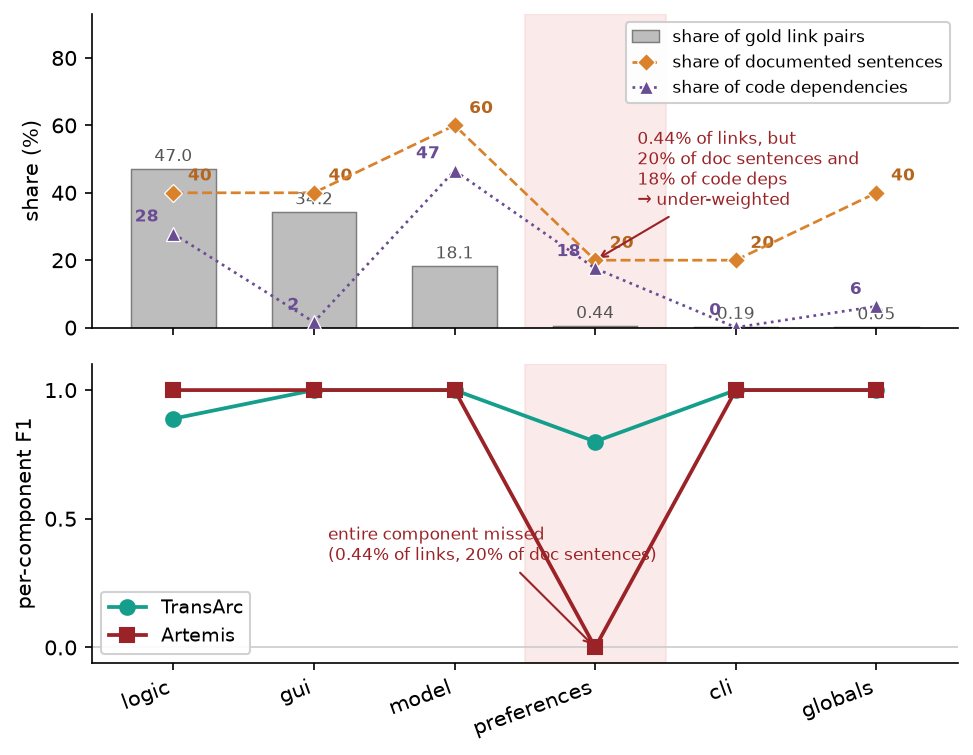

The script that saved this image:
#!/usr/bin/env python3
"""Reproducible generator for the JabRef motivation figure (\\autoref{fig:motivation}).

Two stacked panels over JabRef's gold components, ordered by link-pair share:

  TOP    The doc-link distribution that file-level \\fone implicitly weights ---
         each component's share of all gold sentence--file link pairs (grey bars).
         Overlaid are two size-independent importance axes: each component's share
         of the *documented sentences* (orange markers) and its share of the code's
         *cross-component dependencies* (purple markers; from jabref_depshare.csv).
         The gap is the point: the small components (preferences/cli/globals) own
         almost none of the link pairs, yet the architecture document describes each
         of them with a sizeable fraction of its sentences AND much of the code
         depends on them. The link-level metric under-weights them by orders of
         magnitude relative to both importance axes.

  BOTTOM Per-component F1 for two real, strong recovery tools (TransArc, Artemis).
         Artemis drops the small `preferences` component to 0 while its file-level
         \\fone still edges TransArc's, because preferences owns only 0.44% of the
         link pairs the link-level metric counts.

Every number is COMPUTED from the ARDoCo benchmark gold standard and the two
systems' recovered sad-code links -- nothing is hardcoded. The per-component F1
matches the component suite's scoring (set-overlap F1 over the mapped-only
sentence universe). Paths derive from the repo layout (siblings under
ardoco-home) and may be overridden:

    TRANSARC_BENCHMARK   benchmark/ root (.../tests-base/src/main/resources/benchmark)
    RECOVERED_LINKS      doc-code recovered-links store (default sota/recovered-links/doc-code;
                         transarc-jabref.csv + artemis-jabref-gpt-5.4.csv, schema sentence_id,target_id)

    python3 figures/jabref_motivation.py        # writes jabref_motivation{,_linear,_log}.{pdf,png}

Requires matplotlib (figure tooling only; not a dependency of the paper build).
"""
import csv
import json
import os
import tempfile
from collections import defaultdict
from pathlib import Path

os.environ.setdefault("MPLCONFIGDIR", tempfile.gettempdir() + "/mpl-jabref-motiv")
import matplotlib
matplotlib.use("Agg")
import matplotlib.pyplot as plt

# ── Repo layout ───────────────────────────────────────────────────────────────
HERE = Path(__file__).resolve().parent                 # …/alinker-paper/figures
ARDOCO_HOME = HERE.parents[1]                           # …/ardoco-home
BENCHMARK = Path(os.environ.get(
    "TRANSARC_BENCHMARK",
    ARDOCO_HOME / "ardoco/core/tests-base/src/main/resources/benchmark"))
# Recovered doc-code links for the two reference systems live in the unified sota store
# (sota/recovered-links/doc-code, schema: sentence_id,target_id). Earlier runs read them from
# transarc-emp/{results,results_artemis_gpt54}/...; that layout is gone, so default to the store.
RECOVERED = Path(os.environ.get("RECOVERED_LINKS", ARDOCO_HOME / "sota/recovered-links/doc-code"))
# Per-component code-dependency share (share of all cross-component afferent coupling).
# Provenanced static-analysis result — see jabref_depshare.csv header and the replication
# package transarc-emp/mini-depimport. Cannot be recomputed from the benchmark alone.
DEPSHARE_CSV = HERE / "jabref_depshare.csv"

PROJECT = "jabref"
GS_SAM_CODE = f"{PROJECT}/goldstandards/goldstandard_sam_2021-code_2023.csv"
GS_SAD_CODE = f"{PROJECT}/goldstandards/goldstandard_sad_2021-code_2023.csv"
ACM_FILE = f"{PROJECT}/model_2023/code/codeModel.acm"

# (label, recovered sad-code links csv) — order = plotting order in the legend
SYSTEMS = [
    ("TransArc", RECOVERED / "transarc-jabref.csv"),
    ("Artemis", RECOVERED / "artemis-jabref-gpt-5.4.csv"),
]
SYS_STYLE = {
    "TransArc": dict(color="#159e8c", marker="o"),
    "Artemis":  dict(color="#9b2226", marker="s"),
}
DROPPED = "preferences"                                  # the component Artemis misses

# ── Loaders (copied verbatim from mini-inequality/inequality.py — same semantics) ──
def normalize_path(path):
    prefix = "Implementation/"
    return path[len(prefix):] if path.startswith(prefix) else path


def enroll(gold, code_files):
    """Expand directory-level gold entries (trailing '/') to individual files."""
    enrolled = set()
    for gid, gpath in gold:
        if gpath.endswith("/"):
            enrolled.update((gid, fp) for fp in code_files if fp.startswith(gpath))
        else:
            enrolled.add((gid, gpath))
    return enrolled


def load_code_model_files():
    with open(BENCHMARK / ACM_FILE) as f:
        repo = json.load(f).get("codeItemRepository", {}).get("repository", {})
    files = set()
    for item in repo.values():
        if item.get("type") != "CodeCompilationUnit":
            continue
        parts, name, ext = (item.get("pathElements", []),
                            item.get("name", ""), item.get("extension", ""))
        if parts and name:
            files.add(normalize_path(
                "/".join(parts) + "/" + name + (f".{ext}" if ext else "")))
    return files


def _short(c):
    return c.replace("Component: ", "").replace("Interface: ", "")


def load_file_to_comps(code_files):
    """SAM-CODE gold -> {file: {component}} (enrolled, mapped-only)."""
    names, raw = {}, set()
    with open(BENCHMARK / GS_SAM_CODE) as f:
        for r in csv.DictReader(f):
            names[r["ae_id"]] = _short(r["ae_name"])
            raw.add((r["ae_id"], normalize_path(r.get("ce_ids") or r.get("ce_id"))))
    file_to_comps = defaultdict(set)
    for ae, fp in enroll(raw, code_files):
        file_to_comps[fp].add(names[ae])
    return file_to_comps


def load_gold_sad_code(code_files):
    with open(BENCHMARK / GS_SAD_CODE) as f:
        raw = {(r["sentenceID"], normalize_path(r["codeID"])) for r in csv.DictReader(f)}
    return enroll(raw, code_files)                       # set[(sentence, file)]


def load_links(path, code_files):
    raw = set()
    with open(path) as f:
        for r in csv.DictReader(f):
            s = r.get("sentenceID") or r.get("modelElementID") or r.get("sentence_id")
            cid = r.get("codeID") or r.get("codeId") or r.get("target_id")
            if s and cid:
                raw.add((s, normalize_path(cid)))
    return enroll(raw, code_files)


def load_dep_share():
    """component -> share (%) of the code's cross-component dependencies (optional series)."""
    out = {}
    if not DEPSHARE_CSV.exists():
        return out
    with open(DEPSHARE_CSV) as f:
        for line in f:
            if line.startswith("#") or not line.strip():
                continue
            parts = [p.strip() for p in line.split(",")]
            if parts[0] == "component":
                continue
            out[parts[0]] = float(parts[2])
    return out


# ── Metric: per-component F1 (set-overlap over the component's sentence set) ───
def f1(gold_sents, pred_sents):
    if not gold_sents and not pred_sents:
        return 1.0
    tp = len(gold_sents & pred_sents)
    if not pred_sents or not gold_sents:
        return 0.0
    p, r = tp / len(pred_sents), tp / len(gold_sents)
    return 2 * p * r / (p + r) if p + r else 0.0


def collapse(pairs, file_to_comps):
    """(sentence, file) -> {(sentence, component)} (mapped-only)."""
    out = set()
    for s, fp in pairs:
        for c in file_to_comps.get(fp, ()):
            out.add((s, c))
    return out


def compute():
    code = load_code_model_files()
    file_to_comps = load_file_to_comps(code)
    gold_pairs = load_gold_sad_code(code)                # (sentence, file)
    gold_sc = collapse(gold_pairs, file_to_comps)        # (sentence, component)

    # link-pair share (the file-level metric's implicit weight)
    linkpairs = defaultdict(int)
    for s, fp in gold_pairs:
        for c in file_to_comps.get(fp, ()):
            linkpairs[c] += 1
    tot_lp = sum(linkpairs.values()) or 1

    # documented-sentence share (a component's footprint in the architecture doc)
    gold_by_c = defaultdict(set)
    for s, c in gold_sc:
        gold_by_c[c].add(s)
    tot_sent = len({s for s, _ in gold_sc}) or 1

    # per-system per-component F1
    sys_f1 = {}
    for label, path in SYSTEMS:
        pred_by_c = defaultdict(set)
        for s, c in collapse(load_links(path, code), file_to_comps):
            pred_by_c[c].add(s)
        sys_f1[label] = {c: f1(gold_by_c.get(c, set()), pred_by_c.get(c, set()))
                         for c in gold_by_c}

    dep = load_dep_share()                                # component -> code-dependency share %
    comps = sorted(gold_by_c, key=lambda c: -linkpairs[c])  # by link-pair share desc
    rows = []
    for c in comps:
        rows.append({
            "component": c,
            "linkpair_pct": 100 * linkpairs[c] / tot_lp,
            "sent_n": len(gold_by_c[c]),
            "sent_pct": 100 * len(gold_by_c[c]) / tot_sent,
            "dep_share": dep.get(c),
            **{label: sys_f1[label][c] for label, _ in SYSTEMS},
        })
    return rows


# ── Figure ────────────────────────────────────────────────────────────────────
def draw(rows, logscale):
    comps = [r["component"] for r in rows]
    x = list(range(len(comps)))
    lp = [r["linkpair_pct"] for r in rows]
    sp = [r["sent_pct"] for r in rows]
    ds = [r.get("dep_share") for r in rows]
    have_ds = all(v is not None for v in ds)
    drop_i = comps.index(DROPPED) if DROPPED in comps else None

    fig, (ax0, ax1) = plt.subplots(
        2, 1, figsize=(6.6, 5.0), sharex=True,
        gridspec_kw=dict(height_ratios=[1.05, 1.0], hspace=0.12))

    # ── top: link-pair share (bars) + documented-sentence share (markers) ──
    bar_bottom = 0.03 if logscale else 0
    bars = ax0.bar(x, lp, width=0.6, bottom=bar_bottom, color="#bdbdbd",
                   edgecolor="#7d7d7d", linewidth=0.7, zorder=2)
    line, = ax0.plot(x, sp, linestyle="--", linewidth=1.3, color="#d9822b",
                     marker="D", markersize=6, markeredgecolor="white",
                     markeredgewidth=0.6, zorder=4)
    depline = None
    if have_ds:
        depline, = ax0.plot(x, ds, linestyle=":", linewidth=1.3, color="#6A4C93",
                            marker="^", markersize=7, markeredgecolor="white",
                            markeredgewidth=0.6, zorder=4)

    def _fmt_lp(v):
        # sub-1% shares get 2 decimals so preferences reads 0.44 (matches the
        # motivation prose: 20 / 0.4352 = 46x; 0.4 would invite the wrong 20/0.4=50).
        return f"{v:.2f}" if v < 1 else f"{v:.1f}"
    for xi, v in zip(x, lp):
        ax0.annotate(_fmt_lp(v), (xi, v + bar_bottom), textcoords="offset points",
                     xytext=(0, 2), ha="center", va="bottom", fontsize=8,
                     color="#555555")
    for xi, v in zip(x, sp):
        ax0.annotate(f"{v:.0f}", (xi, v), textcoords="offset points",
                     xytext=(7, 4), ha="left", va="bottom", fontsize=8,
                     color="#b5651d", fontweight="bold")
    if have_ds:
        for xi, v in zip(x, ds):
            ax0.annotate(f"{v:.0f}", (xi, v), textcoords="offset points",
                         xytext=(-7, 4), ha="right", va="bottom", fontsize=8,
                         color="#6A4C93", fontweight="bold")

    if logscale:
        ax0.set_yscale("log")
        ax0.set_ylim(0.03, 400)
        ax0.set_ylabel("share (%, log)")
    else:
        ax0.set_ylim(0, max(max(lp), max(sp), max(ds) if have_ds else 0) * 1.55)
        ax0.set_ylabel("share (%)")
    handles = [bars, line] + ([depline] if have_ds else [])
    labels = (["share of gold link pairs", "share of documented sentences"]
              + (["share of code dependencies"] if have_ds else []))
    ax0.legend(handles, labels,
               loc="upper center" if logscale else "upper right",
               fontsize=8, framealpha=0.92, handlelength=1.6)

    # under-weighting callout on the dropped component
    if drop_i is not None:
        r = rows[drop_i]
        if have_ds:
            txt = (f"{_fmt_lp(r['linkpair_pct'])}% of links, but\n{r['sent_pct']:.0f}% of doc"
                   f" sentences and\n{r['dep_share']:.0f}% of code deps\n→ under-weighted")
        else:
            txt = (f"{_fmt_lp(r['linkpair_pct'])}% of links\nbut {r['sent_pct']:.0f}% of"
                   " doc sentences\n→ under-weighted")
        if logscale:
            # text in the empty mid-band; arrow up to the sentence marker
            ax0.annotate(txt, xy=(drop_i, r["sent_pct"]), xycoords="data",
                         xytext=(drop_i - 0.45, 1.1), textcoords="data",
                         fontsize=8.0, color="#9b2226", ha="left", va="center",
                         arrowprops=dict(arrowstyle="->", color="#9b2226", lw=1.0))
        else:
            ax0.annotate(txt, xy=(drop_i, r["sent_pct"]), xycoords="data",
                         xytext=(drop_i + 0.30, max(max(lp), max(sp)) * 0.78),
                         textcoords="data", fontsize=8.0, color="#9b2226",
                         ha="left", va="center",
                         arrowprops=dict(arrowstyle="->", color="#9b2226", lw=1.0))

    # ── bottom: per-component F1 for the two tools ──
    for label, _ in SYSTEMS:
        st = SYS_STYLE[label]
        ax1.plot(x, [rw[label] for rw in rows], linewidth=1.8, markersize=7,
                 marker=st["marker"], color=st["color"], label=label, zorder=3)
    ax1.set_ylim(-0.06, 1.10)
    ax1.set_yticks([0, 0.5, 1.0])
    ax1.set_ylabel("per-component F1")
    ax1.axhline(0, color="#cccccc", linewidth=0.8, zorder=1)
    ax1.legend(loc="lower left", fontsize=9, framealpha=0.9)
    if drop_i is not None:
        ax1.annotate(
            f"entire component missed\n({_fmt_lp(rows[drop_i]['linkpair_pct'])}% of links,"
            f" {rows[drop_i]['sent_pct']:.0f}% of doc sentences)",
            xy=(drop_i, 0.0), xycoords="data", xytext=(drop_i - 1.9, 0.34),
            textcoords="data", fontsize=8.0, color="#9b2226", ha="left",
            arrowprops=dict(arrowstyle="->", color="#9b2226", lw=1.0))

    # shared highlight band on the dropped component
    if drop_i is not None:
        for ax in (ax0, ax1):
            ax.axvspan(drop_i - 0.5, drop_i + 0.5, color="#f6d3d1", alpha=0.45,
                       zorder=0)

    ax1.set_xticks(x)
    ax1.set_xticklabels(comps, rotation=20, ha="right")
    for ax in (ax0, ax1):
        ax.spines["top"].set_visible(False)
        ax.spines["right"].set_visible(False)
    fig.subplots_adjust(left=0.11, right=0.985, top=0.985, bottom=0.12, hspace=0.12)
    return fig


def main():
    rows = compute()
    print(f"{'component':12}{'link%':>8}{'sent_n':>8}{'sent%':>8}"
          + "".join(f"{lbl:>10}" for lbl, _ in SYSTEMS))
    for r in rows:
        print(f"{r['component']:12}{r['linkpair_pct']:>8.2f}{r['sent_n']:>8}"
              f"{r['sent_pct']:>8.1f}"
              + "".join(f"{r[lbl]:>10.3f}" for lbl, _ in SYSTEMS))

    # data dump for provenance
    with open(HERE / "jabref_motivation_data.csv", "w", newline="") as f:
        w = csv.writer(f)
        cols = ["component", "linkpair_pct", "sent_n", "sent_pct", "dep_share"] + [l for l, _ in SYSTEMS]
        w.writerow(cols)
        for r in rows:
            ds = "" if r.get("dep_share") is None else f"{r['dep_share']:.4f}"
            w.writerow([r["component"], f"{r['linkpair_pct']:.4f}", r["sent_n"],
                        f"{r['sent_pct']:.4f}", ds] + [f"{r[l]:.4f}" for l, _ in SYSTEMS])

    for stem, logscale in [("jabref_motivation_linear", False),
                           ("jabref_motivation_log", True)]:
        fig = draw(rows, logscale)
        for ext in ("pdf", "png"):
            fig.savefig(HERE / f"{stem}.{ext}", dpi=150, bbox_inches="tight")
        plt.close(fig)
    # generic name = the linear variant the paper \includegraphics
    fig = draw(rows, logscale=False)
    for ext in ("pdf", "png"):
        fig.savefig(HERE / f"jabref_motivation.{ext}", dpi=150, bbox_inches="tight")
    plt.close(fig)
    print(f"\n[jabref_motivation] wrote figures + jabref_motivation_data.csv to {HERE}")


if __name__ == "__main__":
    main()
